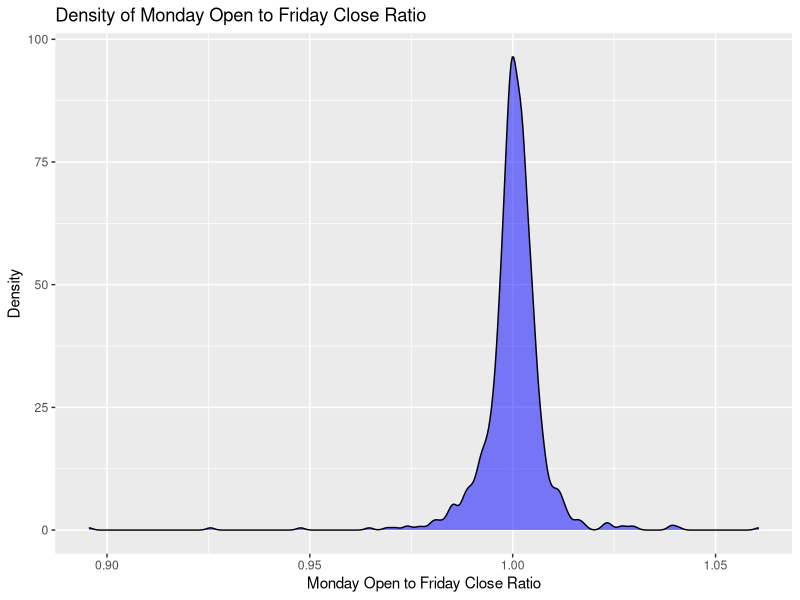
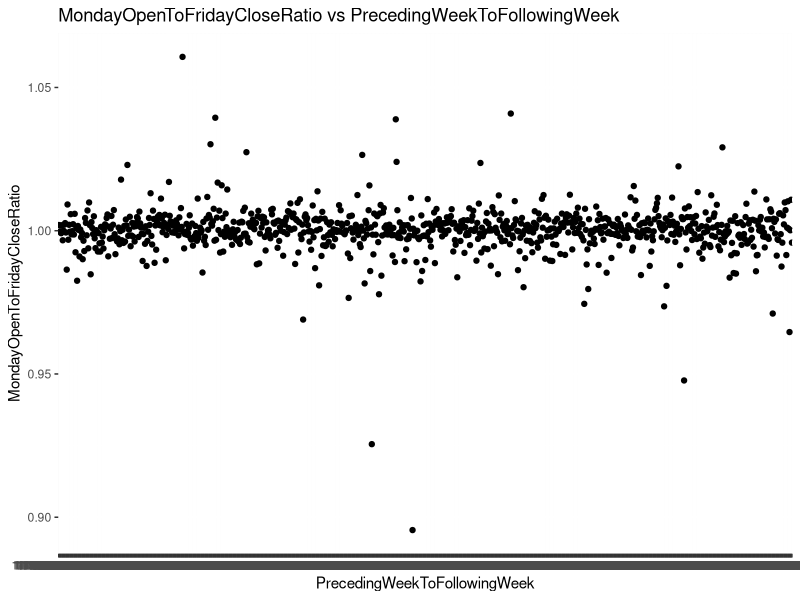
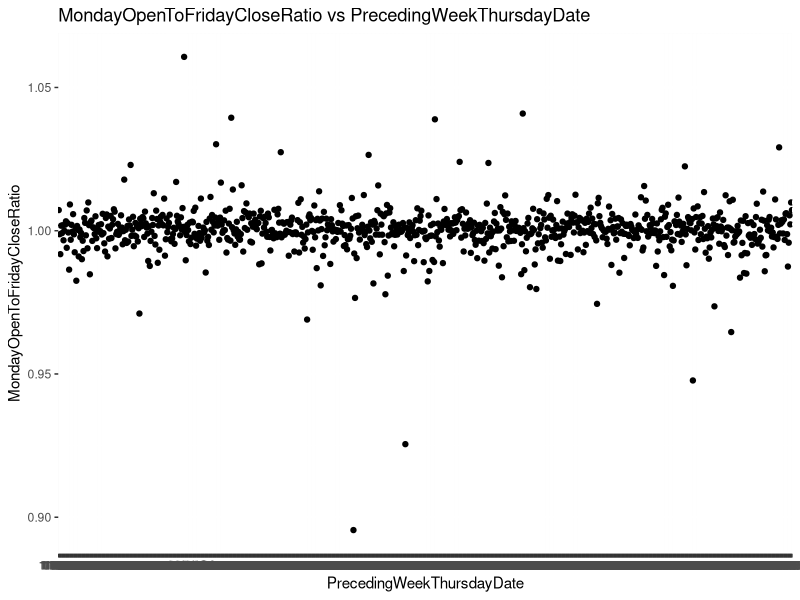
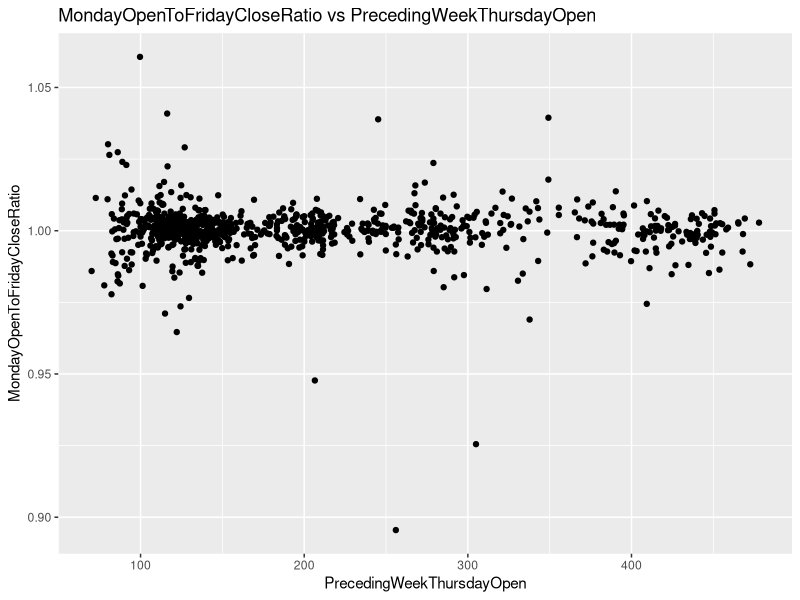
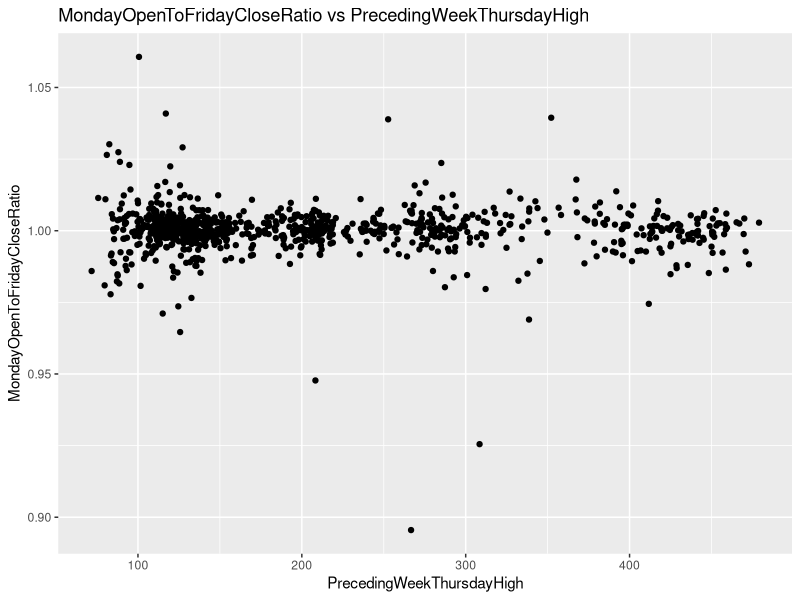
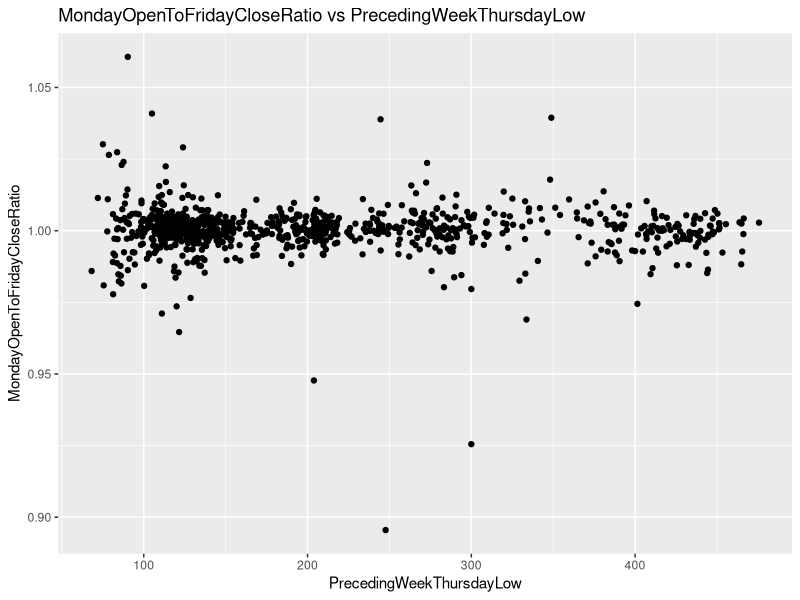
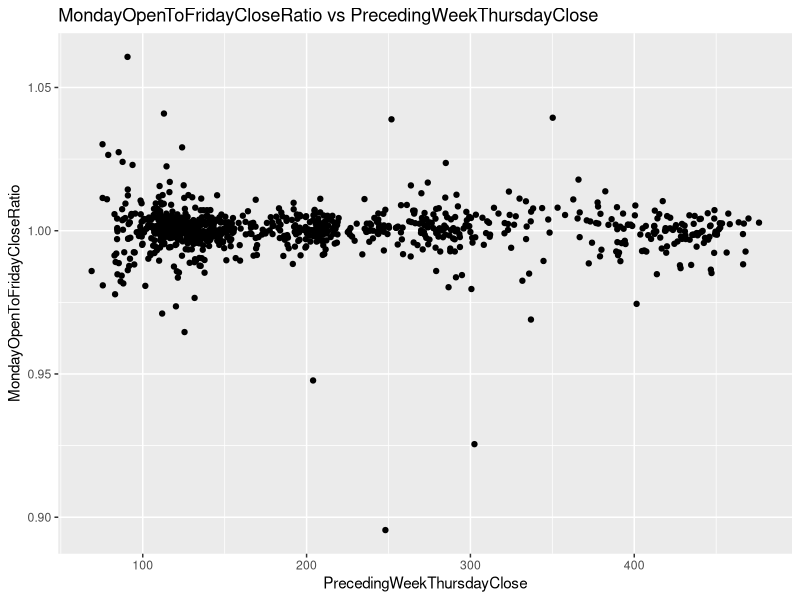
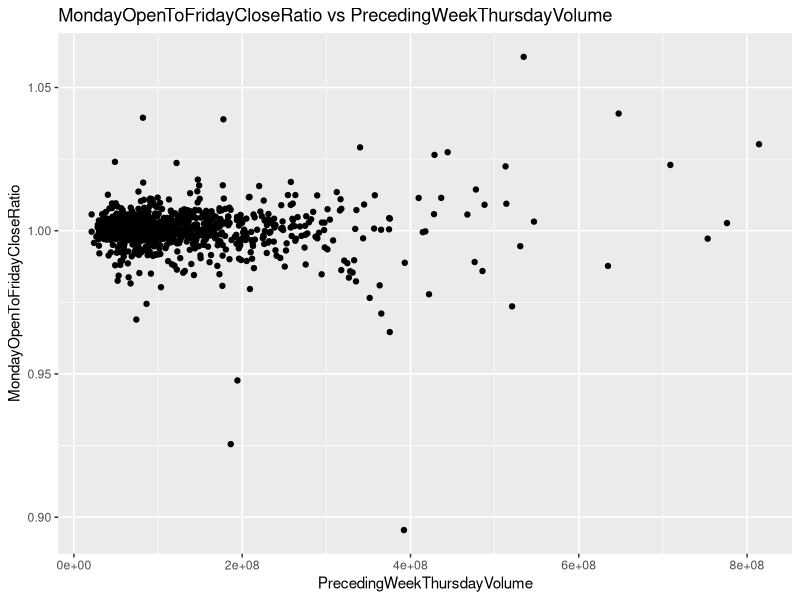

Write the R code that produced these figures, in order.
## ---- chunk 1
#| include: false
library(tidyverse)
library(sf)
library(dplyr)
library(knitr)

# If running on the department server, uncomment the lines below
#
# - We would also recommend rendering this assignment on https://hypatia.stat.duke.edu 
#   or https://katherinej.stat.duke.edu for better performance.

#flexiblas::flexiblas_load_backend("OPENBLAS-THREADS") |>
# flexiblas::flexiblas_switch()
# flexiblas::flexiblas_set_num_threads(8)
## ---- chunk 2
# Read the CSV file into a dataframe
df <- read.csv('data/SPY_data_wrangling/SPY_ready_for_analysis.csv', header = TRUE)

# Binomial model
model <- glm(MondayOpenComparedToFridayCloseChangeInPercent ~ FridayCloseComparedToThursdayCloseChangeInPercent + FridayIntradayChangeInPercent, 
                      data = df, family = gaussian)

# Print the summary of the model
summary(model)


## ---- chunk 3
df2 <- read.csv('data/SPY_data_wrangling/SPY_ready_for_analysis.csv', header = TRUE)

# Binomial model
model2 <- glm(WasMondayOpenHigherThanFridayClose	 ~ didFridayCloseHigherThanThursdayClose, 
                      data = df2, family = binomial)


# Gaussian model
model2_binomial <- glm(WasMondayOpenHigherThanFridayClose	 ~ wasFridayIntradayPositive, 
                      data = df2, family = binomial)
# Print the summary of the model
summary(model2)
summary(model2_binomial)
## ---- chunk 4
df3 <- read.csv('data/adding_triple_witch_to_SPY/SPY_ready_for_analysis_triple_witch.csv', header = TRUE)

# Binomial model
model3 <- glm(WasMondayOpenHigherThanFridayClose ~ didFridayCloseHigherThanThursdayClose + wasFridayIntradayPositive * fridayWasATripleWitchDay, 
                      data = df3, family = binomial)

# Print the summary of the model
summary(model3)




## ---- chunk 5
library(dplyr)
library(ggplot2)

# Assuming df3 is your dataframe

# Create a new column for the specified condition
df3 <- df3 %>%
  mutate(SpecialCondition = ifelse(fridayWasATripleWitchDay == 1 & didFridayCloseHigherThanThursdayClose == 0, "Condition Met", "Other"))

# Calculate ratios
ratios <- df3 %>%
  group_by(SpecialCondition) %>%
  summarise(
    Ones = sum(WasMondayOpenHigherThanFridayClose == 1),
    Zeros = sum(WasMondayOpenHigherThanFridayClose == 0),
    Ratio = Ones / Zeros,
    .groups = 'drop'
  )

# Print the ratios
print(ratios)


## ---- chunk 6
df4 <- read.csv('data/addingNonfarmPayrolls/SPY_ready_for_analysis_triple_witch_NFP.csv', header = TRUE)

ggplot(df4, aes(x = MondayOpenToFridayCloseRatio)) + 
    geom_density(fill = "blue", alpha = 0.5) +
    labs(title = "Density of Monday Open to Friday Close Ratio",
         x = "Monday Open to Friday Close Ratio",
         y = "Density")



## ---- chunk 7
columns_to_plot <- names(df4)[names(df4) != "MondayOpenToFridayCloseRatio"]

# Function to create a plot for each column
create_plot <- function(col_name) {
    p <- ggplot(df4, aes_string(x = col_name, y = "MondayOpenToFridayCloseRatio")) +
        geom_point() +
        labs(title = paste("MondayOpenToFridayCloseRatio vs", col_name),
             x = col_name,
             y = "MondayOpenToFridayCloseRatio")
    print(p)
}

# Apply the function to each column in the list
lapply(columns_to_plot, create_plot)
## ---- chunk 8
df4 <- read.csv('data/addingNonfarmPayrolls/SPY_ready_for_analysis_triple_witch_NFP.csv', header = TRUE)



# Binomial model
model4 <- glm(WasMondayCloseHigherThanFridayClose ~ didFridayCloseHigherThanThursdayClose + NFPOutcome + fridayWasATripleWitchDay, 
                      data = df4, family = binomial)


# Print the summary of the model
summary(model4)
